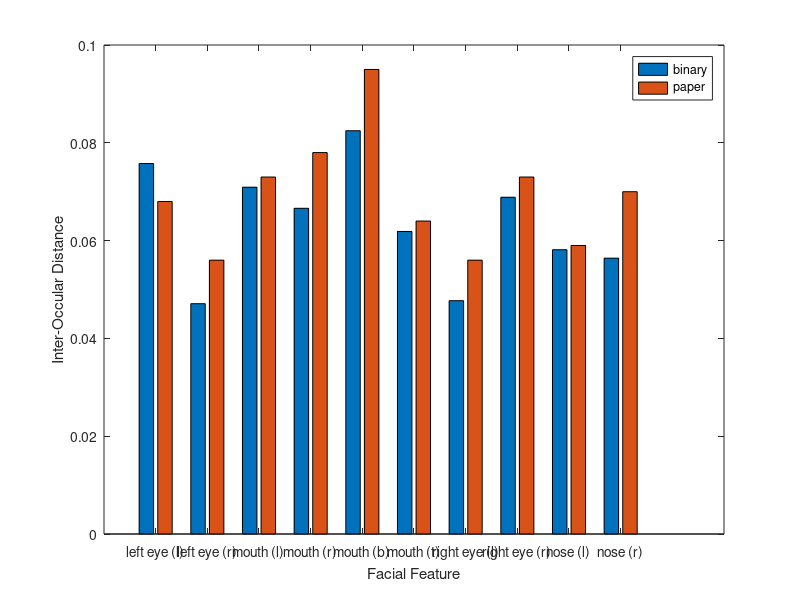
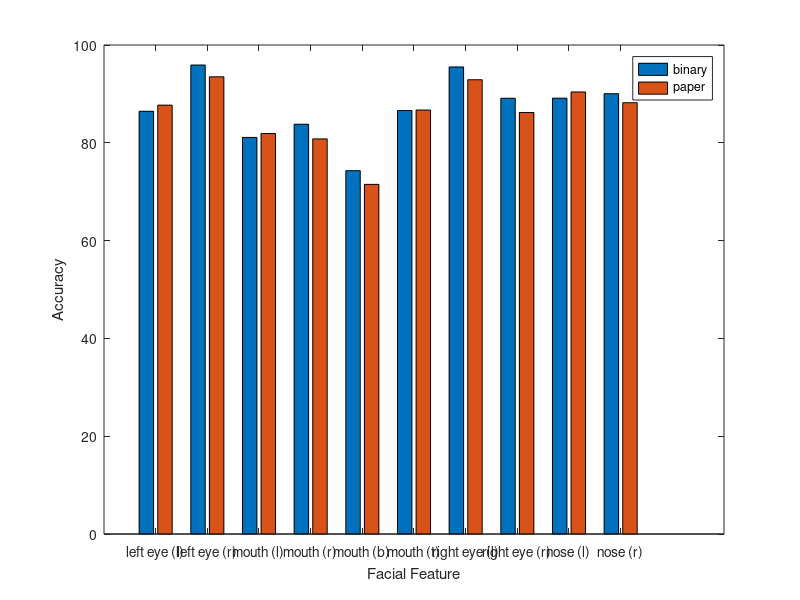

Write the MATLAB code that produced these figures, in order.
function generate_report()
%GENERATE_REPORT Generates the mean error and accuracy reports
%   Example: generate_report()

  % Load inter-occular distance error and compute each facial-feature
  % mean error and accuracy
  error = load('errors.txt');
  avg = mean(error);
  INTER_OCCULAR_DISTANCE = 0.1;
  accuracy = (sum(error<INTER_OCCULAR_DISTANCE)/size(error, 1))*100;

  % Comparison to paper results
  x = {'left eye (l)', 'left eye (r)', 'mouth (l)', 'mouth (r)', ...
       'mouth (b)', 'mouth (t)', 'right eye (l)', 'right eye (r)', ...
       'nose (l)', 'nose (r)'};
     
  avg_paper = [0.068 0.056 0.073 0.078 0.095 0.064 0.056 0.073 0.059 0.07];
  bar([avg' avg_paper'])
  set(gca, 'XTickLabel', x)
  xlabel('Facial Feature');
  ylabel('Inter-Occular Distance');
  legend('binary','paper');
  
  accuracy_paper = [87.7 93.5 81.9 80.8 71.5 86.7 92.9 86.2 90.4 88.2];
  figure, bar([accuracy' accuracy_paper'])
  set(gca, 'XTickLabel', x)
  xlabel('Facial Feature');
  ylabel('Accuracy');
  legend('binary','paper');
end